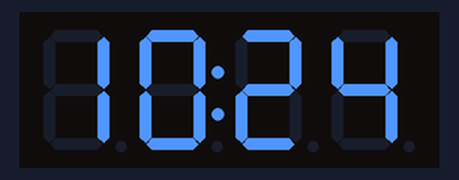
The sketch below on a simulated Arduino Uno, built with avr-gcc and run on an emulated ATmega328P. Parts: 4-digit seven-segment display. The local clock reads 2024-03-15 10:24:30 at power-on unless the sketch sets it; what the sketch prints to the serial monitor is not drawn.

Above: at 1.1 s.

Measured:
- what the display in image 0 shows lasts 29.0 s, from 1.0 s to 30.0 s

The sketch:

RTC_7Seg.ino
```cpp
/* @ISongwut */
/* Call Libraly */
#include <ThreeWire.h>
#include <RtcDS1302.h>
#include <SevenSegmentTM1637.h>

#define countof(a) (sizeof(a) / sizeof(a[0]))

// RTC Module
ThreeWire myWire(8, 7, 9); // SDA_Pin, SCL_Pin, RST_Pin
RtcDS1302<ThreeWire> Rtc(myWire);

// Seven Segment Module
const byte PIN_CLK = A5;
const byte PIN_DIO = A4;
SevenSegmentTM1637 display(PIN_CLK, PIN_DIO);

void setup()
{
  SerialInit();
  DisplayInit();
  RTCInit();
}

void loop()
{
  RtcDateTime now = Rtc.GetDateTime();
  RtcDateTime compiled = RtcDateTime(__DATE__, __TIME__);
  printDateTime(now);
  if (compiled > now)
  {
    Rtc.SetDateTime(compiled);
    printDateTime(compiled);
  }
  else
  {
    printDateTime(now);
  }

  (!now.IsValid() || !compiled.IsValid()) ? Serial.println("RTC lost confidence in the DateTime!"):NULL;
}

void printDateTime(const RtcDateTime &dt)
{
  char datestring[10], printSec[10];
  snprintf_P(datestring,
             countof(datestring),
             PSTR("%02u%02u"),
             dt.Hour(),
             dt.Minute());

  snprintf_P(printSec,
             countof(datestring),
             PSTR("%02u"),
             dt.Second());

  display.print(datestring);
  Serial.println(printSec);
}

void SerialInit()
{
  Serial.begin(9600);
  Serial.print("compiled: ");
  Serial.print(__DATE__);
  Serial.println(__TIME__);
}

void DisplayInit()
{
  display.begin();           // Initializes the display
  display.setBacklight(100); // Set the brightness to 100 %
  display.setColonOn(1);     // Show the semi-colon on the display
}

void RTCInit()
{
  Rtc.Begin(); // Initializes the RTC

  RtcDateTime compiled = RtcDateTime(__DATE__, __TIME__); // Get compiled date-time
  printDateTime(compiled);
  Serial.println();

  if (!Rtc.IsDateTimeValid()) // Check the date-time is valid or not
  {
    Serial.println("RTC lost confidence in the DateTime!");
    Rtc.SetDateTime(compiled);
  }
}
```
